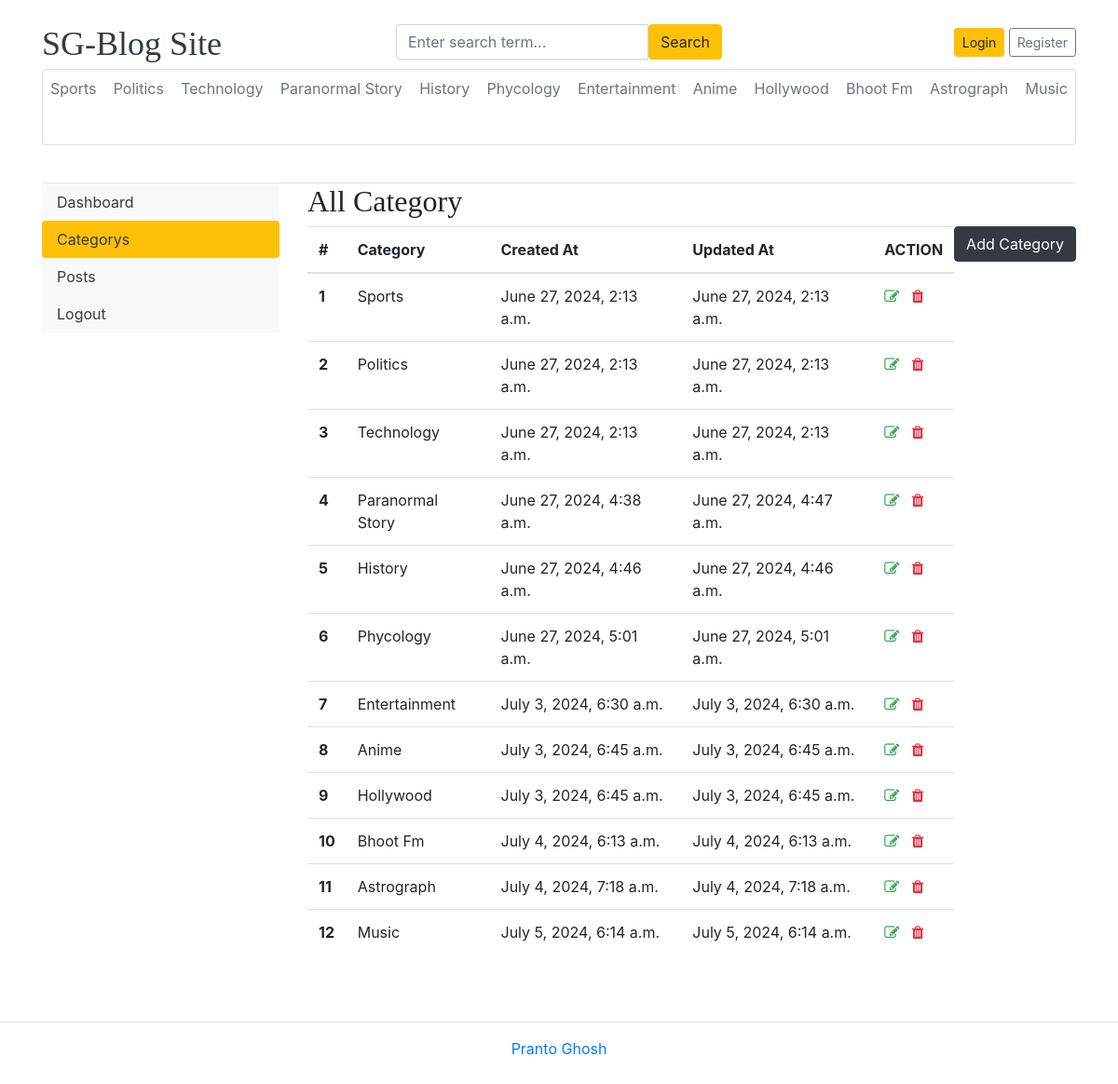
The app's page /dashboard/categorys/ with its own data.
### blogs/models.py (models this page shows)
class category(models.Model):
    category_name=models.CharField(max_length=50,unique=True)
    created_at=models.DateTimeField(auto_now_add=True)
    updated_at=models.DateTimeField(auto_now=True)
    class Meta:
        verbose_name_plural='category'
    def __str__(self):
        return self.category_name

### Dashboard/views.py (the view)
# urls.py: path('categorys/',categorys,name='categorys'),
def categorys(request):
    return render(request,'dashboard/categorys.html')

### blogs/context_processors.py (called while the page is built)
def category_list(request):
    category_list=category.objects.all()
    return dict(category_list=category_list)

def Social_Link(requset):
    social_links=social_link.objects.all()
    return dict(social_links=social_links)

### templates/dashboard/categorys.html (shortened to what this page needs)
{% extends 'base.html' %}
{% block body %}
<div class="row">
{% include "dashboard/side_bar.html" %}
    <div class="col-md-9">
      <h2> All Category </h2>
      <a href="{% url 'add_categorys' %}" class="btn btn-dark text-White float-right mb-5 "> Add Category </a>
        <div class="row">
            <table class="table table-hover">
                <thead>
                  <tr>
                    <th>#</th>
                    <th>Category</th>
                    <th>Created At</th>
                    <th>Updated At </th>
                    <th>ACTION </th>
                  </tr>
                </thead>
                <tbody>
                  {% for cat in category_list %}
                    <tr>
                    <th scope="row">{{ forloop.counter }} </th>
                    <td>{{cat}}</td>
                    <td>{{cat.created_at}}</td>
                    <td>{{cat.updated_at}}</td>
                    <td>
                        <a href="{% url 'edit_categorys' cat.id %}"><i class="fa fa-edit text-success"></i></a>
                        <a href="{% url 'delete_categorys' cat.id %}"><i class="fa fa-trash text-danger"></i></a>
                    </td>
                    </tr>
                  {% endfor %}
                </tbody>
              </table>
            </div>
        </div>
    </div>
 </div>
{% endblock %}

### templates/base.html (shortened to what this page needs)
{% load static %}
<!DOCTYPE html>
<html lang="en">
<head>
    <link href="https://getbootstrap.com/docs/4.0/dist/css/bootstrap.min.css" rel="stylesheet">
    <link href="{% static 'css/blog.css' %}" rel="stylesheet">
    <link rel="stylesheet" href="https://cdnjs.cloudflare.com/ajax/libs/font-awesome/4.7.0/css/font-awesome.min.css">
  </head>
    <div class="container">
      <header class="blog-header py-3">
        <div class="row flex-nowrap justify-content-between align-items-center">
          <div class="col-4 pt-1">
            <a class="blog-header-logo text-dark" href="/">SG-Blog Site </a>
          </div>
          <div class="col-4 ">
            <form action="{% url 'search' %}" method="GET">
              <div class="input-group">
                <input class="form-control" type="text" name="keyword" placeholder="Enter search term..." aria-label="Enter search term..." aria-describedby="button-search" />
                <button type="submit" class="btn btn-warning" id="button-search" type="button">Search</button>
            </div>
            </form>
          </div>
          <div class="col-4 d-flex justify-content-end align-items-center">
            {% if not user.is_authenticated %}
            <a class="btn btn-sm btn-warning" href="{% url 'login' %}">Login</a> &nbsp;
            <a class="btn btn-sm btn-outline-secondary" href="{% url 'register' %}">Register</a>
            {% else %}
            <span><a href="{% url 'dashboard' %}"> Dashboard </a></span>
            &emsp;
            <span><a href="{% url 'logout' %}">Logout</a> </span>
            {% endif %}
          </div>
        </div>
<div class="card mb-4">
  <nav class="nav d-flex justify-content-between">
    {% for i in category_list%}
    <a class="p-2 text-muted" href="{% url 'post_by_category' i.id  %}" >{{i.category_name}}</a>
    {% endfor %}
  </nav>
  <div class="card-body">
</div>
</div>
    </header>
 {% block body %}{% endblock %}
  <footer class="py-3 my-4">
    <ul class="nav justify-content-center border-bottom pb-3 mb-3">
    </ul>
    <p  class="text-center text-muted"> <a href="https://github.com/superkhool" > Pranto Ghosh </a></p>
  </footer>
</html>

### static/css/blog.css (style rules this page uses)
.blog-header { border-bottom: 1px solid #e5e5e5; }
.blog-header-logo { font-family: "Playfair Display", Georgia, "Times New Roman", serif; font-size: 2.25rem; }
h1, h2, h3, h4, h5, h6 { font-family: "Playfair Display", Georgia, "Times New Roman", serif; }

### records on screen
category: category_name "Sports", created_at "June 27, 2024, 2:13 a.m.", updated_at "June 27, 2024, 2:13 a.m."
category: category_name "Politics", created_at "June 27, 2024, 2:13 a.m.", updated_at "June 27, 2024, 2:13 a.m."
category: category_name "Technology", created_at "June 27, 2024, 2:13 a.m.", updated_at "June 27, 2024, 2:13 a.m."
category: category_name "Paranormal Story", created_at "June 27, 2024, 4:38 a.m.", updated_at "June 27, 2024, 4:47 a.m."
category: category_name "History", created_at "June 27, 2024, 4:46 a.m.", updated_at "June 27, 2024, 4:46 a.m."
category: category_name "Phycology", created_at "June 27, 2024, 5:01 a.m.", updated_at "June 27, 2024, 5:01 a.m."
category: category_name "Entertainment", created_at "July 3, 2024, 6:30 a.m.", updated_at "July 3, 2024, 6:30 a.m."
category: category_name "Anime", created_at "July 3, 2024, 6:45 a.m.", updated_at "July 3, 2024, 6:45 a.m."
category: category_name "Hollywood", created_at "July 3, 2024, 6:45 a.m.", updated_at "July 3, 2024, 6:45 a.m."
category: category_name "Bhoot Fm", created_at "July 4, 2024, 6:13 a.m.", updated_at "July 4, 2024, 6:13 a.m."
category: category_name "Astrograph", created_at "July 4, 2024, 7:18 a.m.", updated_at "July 4, 2024, 7:18 a.m."
category: category_name "Music", created_at "July 5, 2024, 6:14 a.m.", updated_at "July 5, 2024, 6:14 a.m."
